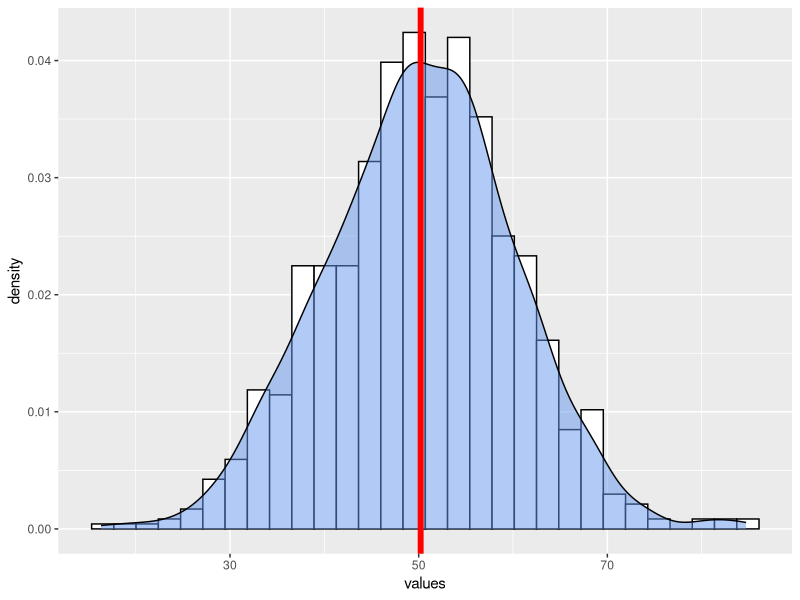
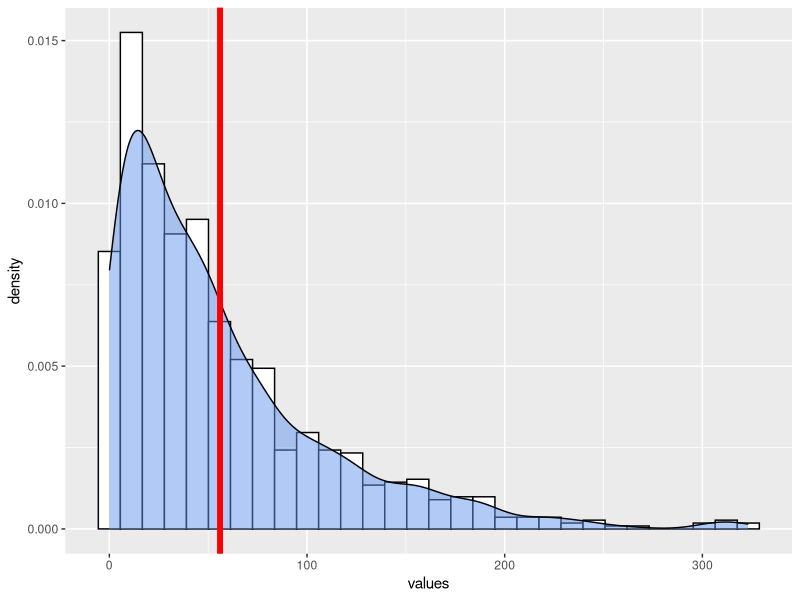
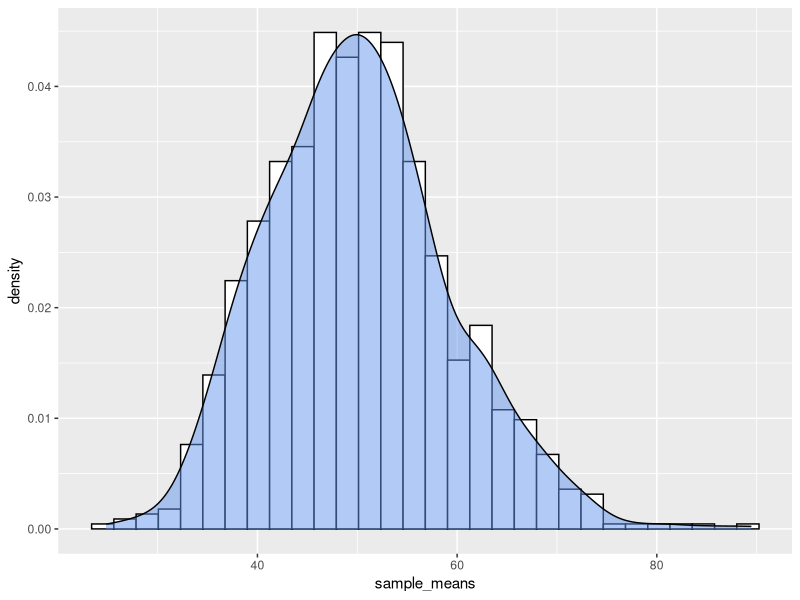
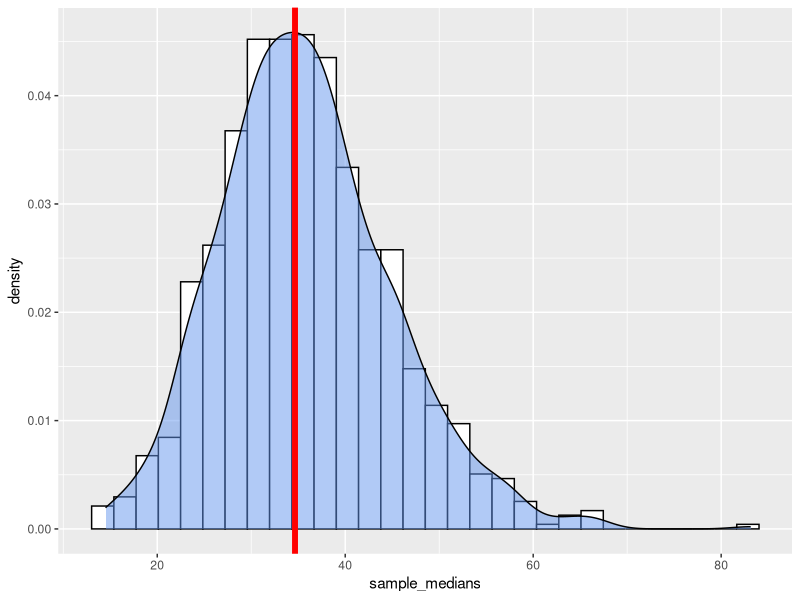
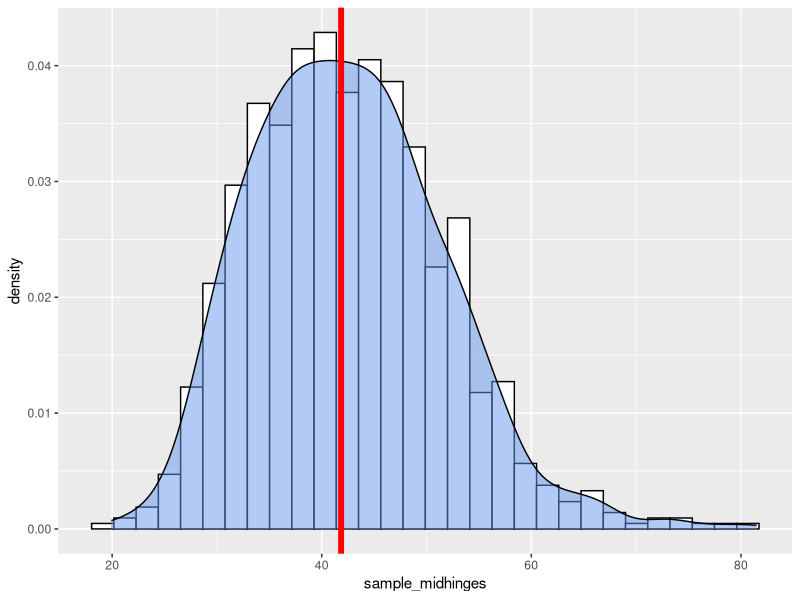
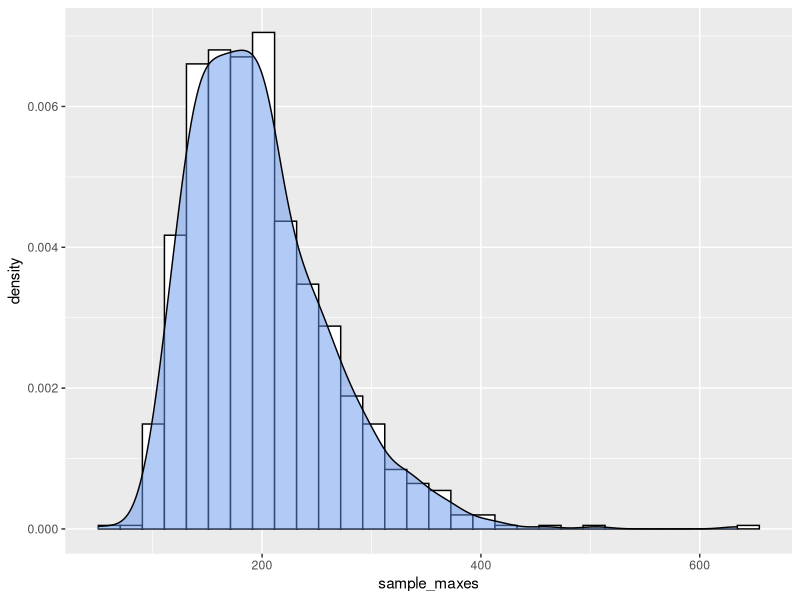

Source code (R) for these figures, in order:
## ---- chunk 1
knitr::opts_chunk$set(fig.width=9, fig.height=6, fig.path='Figs/',
                      echo=TRUE, warning=FALSE, message=FALSE)

library(tidyverse)

set.seed(369)
## ---- chunk 2

my_samples <- data.frame(
  values = rnorm(1000, mean = 50, sd = 10)
)

ggplot(my_samples, aes(x = values)) + 
  geom_histogram(aes(y = ..density..),
                 fill = "white",
                 color = "black") + 
  geom_density(fill = "cornflowerblue", alpha = 0.5) + 
  geom_vline(xintercept = mean(my_samples$values), color = "red", lwd = 2)

## ---- chunk 3
my_samples %>%
  summarize(mean(values), sd(values))
## ---- chunk 4
my_samples <- data.frame(
  values = rnorm(30, mean = 50, sd = 10)
)

my_samples %>%
  summarize(mean(values), sd(values))
## ---- chunk 5
sample(my_samples$values, 30)
## ---- chunk 6
my_samples <- data.frame(
  values = rexp(1000, rate = 0.02)
)

ggplot(my_samples, aes(x = values)) + 
  geom_histogram(aes(y = ..density..),
                 fill = "white",
                 color = "black") + 
  geom_density(fill = "cornflowerblue", alpha = 0.5) + 
  geom_vline(xintercept = mean(my_samples$values), color = "red", lwd = 2)


my_samples %>%
  summarize(mean(values), sd(values))

my_samples_30 <- data.frame(
  values = rexp(30, rate = 0.02)
)

my_samples_30 %>%
  summarize(mean(values), sd(values))

## ---- chunk 7
many_samples <- replicate(1000, rexp(30, rate = 0.02), simplify = FALSE)

my_sample_stats <- data.frame(
  sample_means = map_dbl(many_samples, mean)
)

my_sample_stats %>%
  ggplot(aes(x = sample_means)) + 
  geom_histogram(aes(y = ..density..),
                 fill = "white",
                 color = "black") + 
  geom_density(fill = "cornflowerblue", alpha = 0.5) 
  
## ---- chunk 8
sd(my_samples$values)
sd(my_sample_stats$sample_means)

## (exact values will vary)

(50/9.13)^2
## ---- chunk 9
qexp(.5, 0.02)
## ---- chunk 10
median(my_samples$values)
## ---- chunk 11
my_sample_stats <- my_sample_stats %>% 
  mutate(
    sample_medians = map_dbl(many_samples, median)
  )

my_sample_stats %>%
  ggplot(aes(x = sample_medians)) + 
  geom_histogram(aes(y = ..density..),
                 fill = "white",
                 color = "black") + 
  geom_density(fill = "cornflowerblue", alpha = 0.5) + 
  geom_vline(xintercept = qexp(.5, 0.02), color = "red", lwd = 2)
## ---- chunk 12
mh <- (qexp(.75, 0.02) + qexp(.25, 0.02))/2
mh
## ---- chunk 13
midhinge <- function(sample) {
  
  q1 <- quantile(sample, .25)
  q3 <- quantile(sample, .75)
  
  return((q1+q3)/2)
  
}


my_sample_stats <- my_sample_stats %>% 
  mutate(
    sample_midhinges = map_dbl(many_samples, midhinge)
  )

my_sample_stats %>%
  ggplot(aes(x = sample_midhinges)) + 
  geom_histogram(aes(y = ..density..),
                 fill = "white",
                 color = "black") + 
  geom_density(fill = "cornflowerblue", alpha = 0.5) + 
  geom_vline(xintercept = mh, color = "red", lwd = 2)
## ---- chunk 14
qexp(1, 0.02)
## ---- chunk 15
my_sample_stats <- my_sample_stats %>% 
  mutate(
    sample_maxes = map_dbl(many_samples, max)
  )

my_sample_stats %>%
  ggplot(aes(x = sample_maxes)) + 
  geom_histogram(aes(y = ..density..),
                 fill = "white",
                 color = "black") + 
  geom_density(fill = "cornflowerblue", alpha = 0.5) 
## ---- chunk 16
sum(my_sample_stats$sample_means > 55)/1000
## ---- chunk 17
pnorm(55, mean = 50, sd = 50/sqrt(30))
